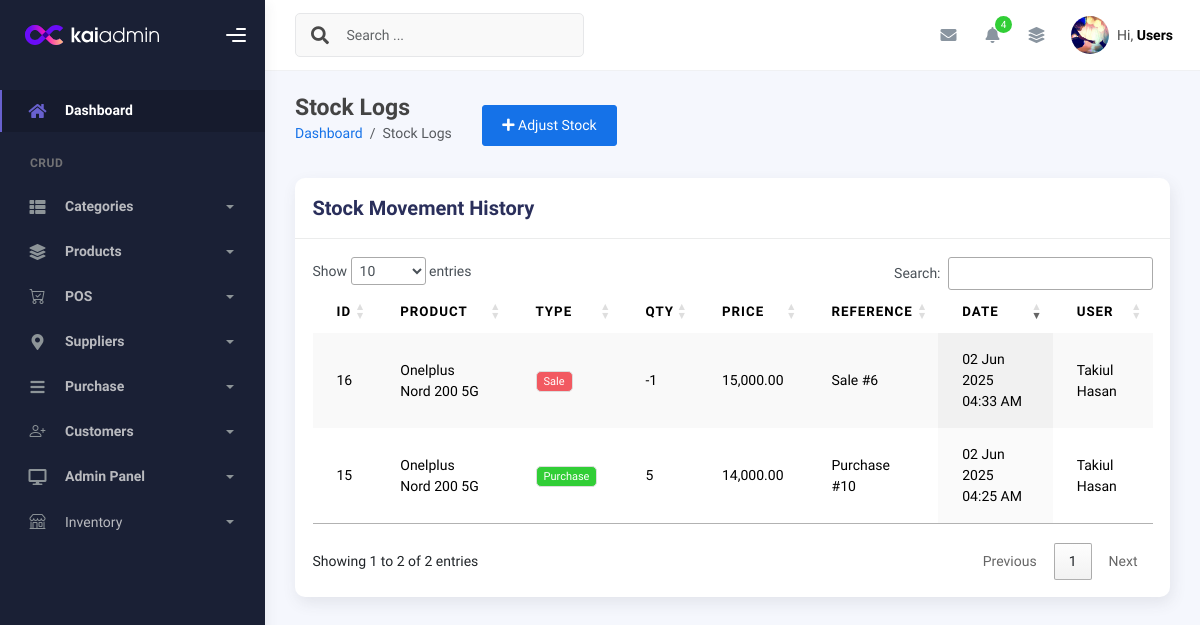
Page /modules/inventory/stock_logs.php (signed in) on the earlier database version.
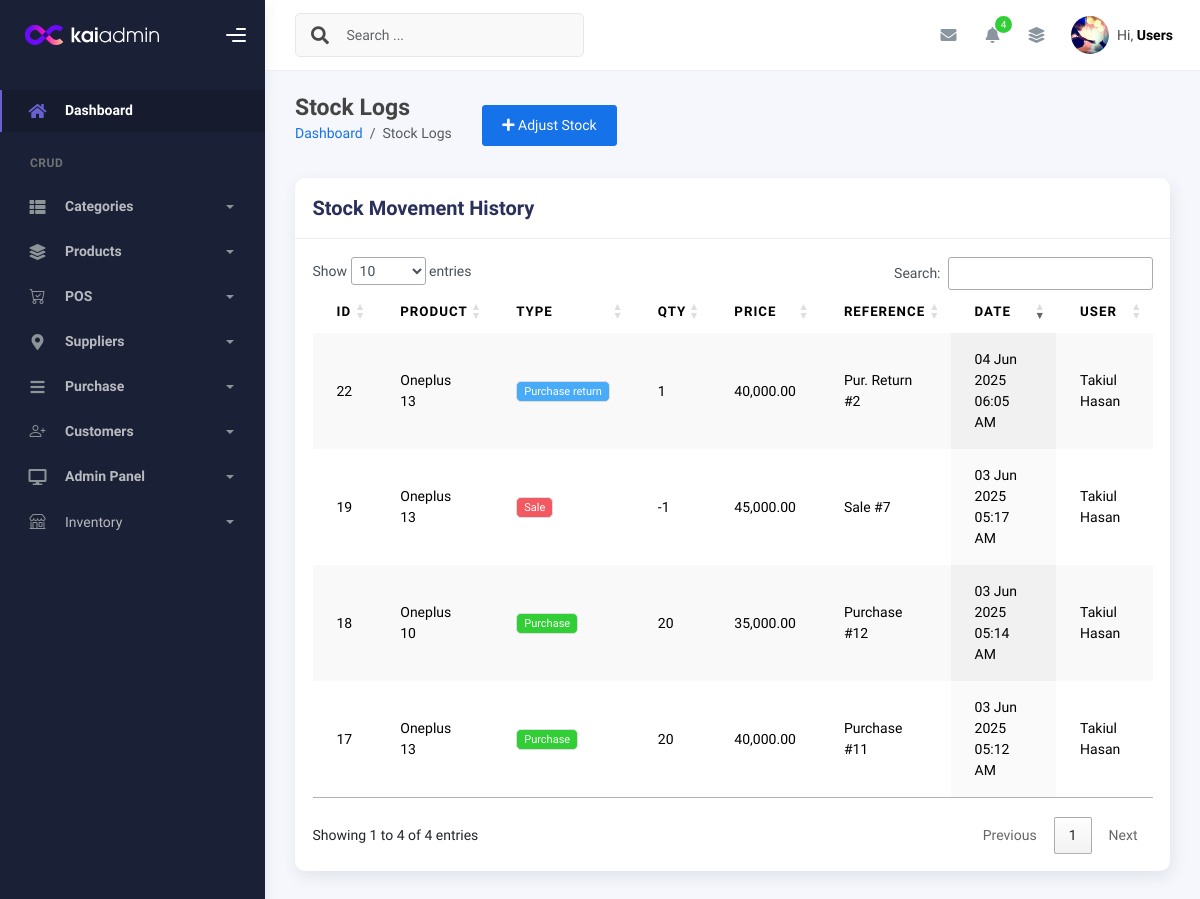
Same page on the later database version.
### tables this page shows
CREATE TABLE `stock` (
  `id` int(11) NOT NULL,
  `product_id` int(11) NOT NULL,
  `user_id` int(11) DEFAULT NULL,
  `change_type` enum('purchase','sale','adjustment','purchase_return','sales_return') NOT NULL,
  `qty` int(11) DEFAULT 0,
  `price` decimal(10,2) NOT NULL,
  `purchase_id` int(11) DEFAULT NULL,
  `sale_id` int(11) DEFAULT NULL,
  `adjustment_id` int(11) DEFAULT NULL,
  `purchase_return_id` int(11) DEFAULT NULL,
  `sales_return_id` int(11) DEFAULT NULL,
  `note` text DEFAULT NULL,
  `created_at` timestamp NOT NULL DEFAULT current_timestamp()
);

CREATE TABLE `products` (
  `id` int(11) NOT NULL,
  `name` varchar(100) NOT NULL,
  `barcode` varchar(50) NOT NULL,
  `category_id` int(11) DEFAULT NULL,
  `sub_category_id` int(11) DEFAULT NULL,
  `child_category_id` int(11) DEFAULT NULL,
  `brand_id` int(11) DEFAULT NULL,
  `price` decimal(10,2) NOT NULL,
  `sell_price` decimal(10,2) NOT NULL,
  `is_deleted` tinyint(1) DEFAULT 0,
  `deleted_at` timestamp NULL DEFAULT NULL,
  `created_at` timestamp NOT NULL DEFAULT current_timestamp(),
  `updated_at` timestamp NOT NULL DEFAULT current_timestamp() ON UPDATE current_timestamp()
);

CREATE TABLE `users` (
  `id` int(11) NOT NULL,
  `profile_pic` varchar(255) DEFAULT NULL,
  `username` varchar(50) NOT NULL,
  `password` varchar(255) NOT NULL,
  `full_name` varchar(100) NOT NULL,
  `email` varchar(100) NOT NULL,
  `role` enum('admin','manager','cashier','inventory') NOT NULL DEFAULT 'cashier',
  `is_active` tinyint(1) NOT NULL DEFAULT 1,
  `last_login` datetime DEFAULT NULL,
  `last_login_ip` varchar(45) DEFAULT NULL,
  `login_attempts` tinyint(4) NOT NULL DEFAULT 0,
  `locked_until` datetime DEFAULT NULL,
  `reset_token` varchar(100) DEFAULT NULL,
  `reset_token_expires` datetime DEFAULT NULL,
  `email_verified` tinyint(1) NOT NULL DEFAULT 0,
  `verification_token` varchar(100) DEFAULT NULL,
  `password_changed_at` timestamp NULL DEFAULT NULL,
  `created_at` timestamp NOT NULL DEFAULT current_timestamp(),
  `updated_at` timestamp NOT NULL DEFAULT current_timestamp() ON UPDATE current_timestamp(),
  `is_deleted` tinyint(1) DEFAULT 0,
  `deleted_at` timestamp NULL DEFAULT NULL
);

### includes/crud_class.php (called while the page is built, shortened)
<?php
class CRUD {
    protected $host = 'localhost';
    protected $username = 'root';
    protected $password = '';
    protected $database = 'inventory_system';
    protected $connect;
    function __construct() {
        $this->connect = new mysqli($this->host, $this->username, $this->password, $this->database);
        $this->connect->set_charset("utf8mb4");
    }
    public function getConnection() {
        return $this->connect;
    }
}

### db_plugin.php (called while the page is built, shortened)
<?php
require_once __DIR__ . '/includes/crud_class.php';
$mysqli=new CRUD();
?>

### modules/inventory/stock_logs.php (the view, shortened to what the changed rows need)
<?php
require_once __DIR__ . '/../../db_plugin.php';
require_once __DIR__ . '/../../requires/header.php';
require_once __DIR__ . '/../../requires/topbar.php';
?>
<div class="container">
    <div class="page-inner">
        <div class="row">
            <div class="col-md-12">
                <div class="card">
                    <div class="card-body">
                        <div class="table-responsive">
                            <table id="stockTable" class="display table table-striped table-hover">
                                <thead>
                                    <tr>
                                        <th>ID</th>
                                        <th>Product</th>
                                        <th>Type</th>
                                        <th>Qty</th>
                                        <th>Price</th>
                                        <th>Reference</th>
                                        <th>Date</th>
                                        <th>User</th>
                                    </tr>
                                </thead>
                                <tbody>
                                    <?php
                                    $query = "SELECT s.*, p.name as product_name, u.full_name as user_name
                                              FROM stock s
                                              LEFT JOIN products p ON s.product_id = p.id
                                              LEFT JOIN users u ON s.user_id = u.id
                                              ORDER BY s.created_at DESC";
                                    $result = $mysqli->getConnection()->query($query);
                                    while($row = $result->fetch_object()):
                                        $reference = '';
                                        if($row->purchase_id) $reference = 'Purchase #'.$row->purchase_id;
                                        elseif($row->sale_id) $reference = 'Sale #'.$row->sale_id;
                                        elseif($row->adjustment_id) $reference = 'Adjustment #'.$row->adjustment_id;
                                        elseif($row->purchase_return_id) $reference = 'Pur. Return #'.$row->purchase_return_id;
                                        elseif($row->sales_return_id) $reference = 'Sale Return #'.$row->sales_return_id;
                                    ?>
                                    <tr>
                                        <td><?= $row->id ?></td>
                                        <td><?= htmlspecialchars($row->product_name) ?></td>
                                        <td>
                                            <?php
                                            $badge_class = '';
                                            switch($row->change_type) {
                                                case 'purchase': $badge_class = 'bg-success'; break;
                                                case 'sale': $badge_class = 'bg-danger'; break;
                                                case 'purchase_return': $badge_class = 'bg-info'; break;
                                            }
                                            ?>
                                            <span class="badge <?= $badge_class ?>">
                                                <?= ucfirst(str_replace('_', ' ', $row->change_type)) ?>
                                            </span>
                                        </td>
                                        <td><?= $row->qty ?></td>
                                        <td><?= number_format($row->price, 2) ?></td>
                                        <td><?= $reference ?></td>
                                        <td><?= date('d M Y h:i A', strtotime($row->created_at)) ?></td>
                                        <td><?= $row->user_name ?? 'System' ?></td>
                                    </tr>
                                    <?php endwhile; ?>
                                </tbody>
                            </table>
                        </div>
                    </div>
                </div>
            </div>
        </div>
    </div>
</div>
<?php require_once __DIR__ . '/../../requires/footer.php'; ?>

Differences in the rows shown:
removed stock: id "16", product.name "Onelplus Nord 200 5G", change_type "Sale", qty "-1", price "15,000.00", sale "Sale #6", created_at "02 Jun 2025 04:33 AM", user.full_name "Takiul Hasan"
removed stock: id "15", product.name "Onelplus Nord 200 5G", change_type "Purchase", qty "5", price "14,000.00", purchase "Purchase #10", created_at "02 Jun 2025 04:25 AM", user.full_name "Takiul Hasan"
added stock: id "22", product.name "Oneplus 13", change_type "Purchase return", qty "1", price "40,000.00", purchase_return "Pur. Return #2", created_at "04 Jun 2025 06:05 AM", user.full_name "Takiul Hasan"
added stock: id "19", product.name "Oneplus 13", change_type "Sale", qty "-1", price "45,000.00", sale "Sale #7", created_at "03 Jun 2025 05:17 AM", user.full_name "Takiul Hasan"
added stock: id "18", product.name "Oneplus 10", change_type "Purchase", qty "20", price "35,000.00", purchase "Purchase #12", created_at "03 Jun 2025 05:14 AM", user.full_name "Takiul Hasan"
added stock: id "17", product.name "Oneplus 13", change_type "Purchase", qty "20", price "40,000.00", purchase "Purchase #11", created_at "03 Jun 2025 05:12 AM", user.full_name "Takiul Hasan"
Other differences:
text written by a page script: "Show entries Search: Showing 1 to 2 of 2 entries Previous 1 Next" → "Show entries Search: Showing 1 to 4 of 4 entries Previous 1 Next"
